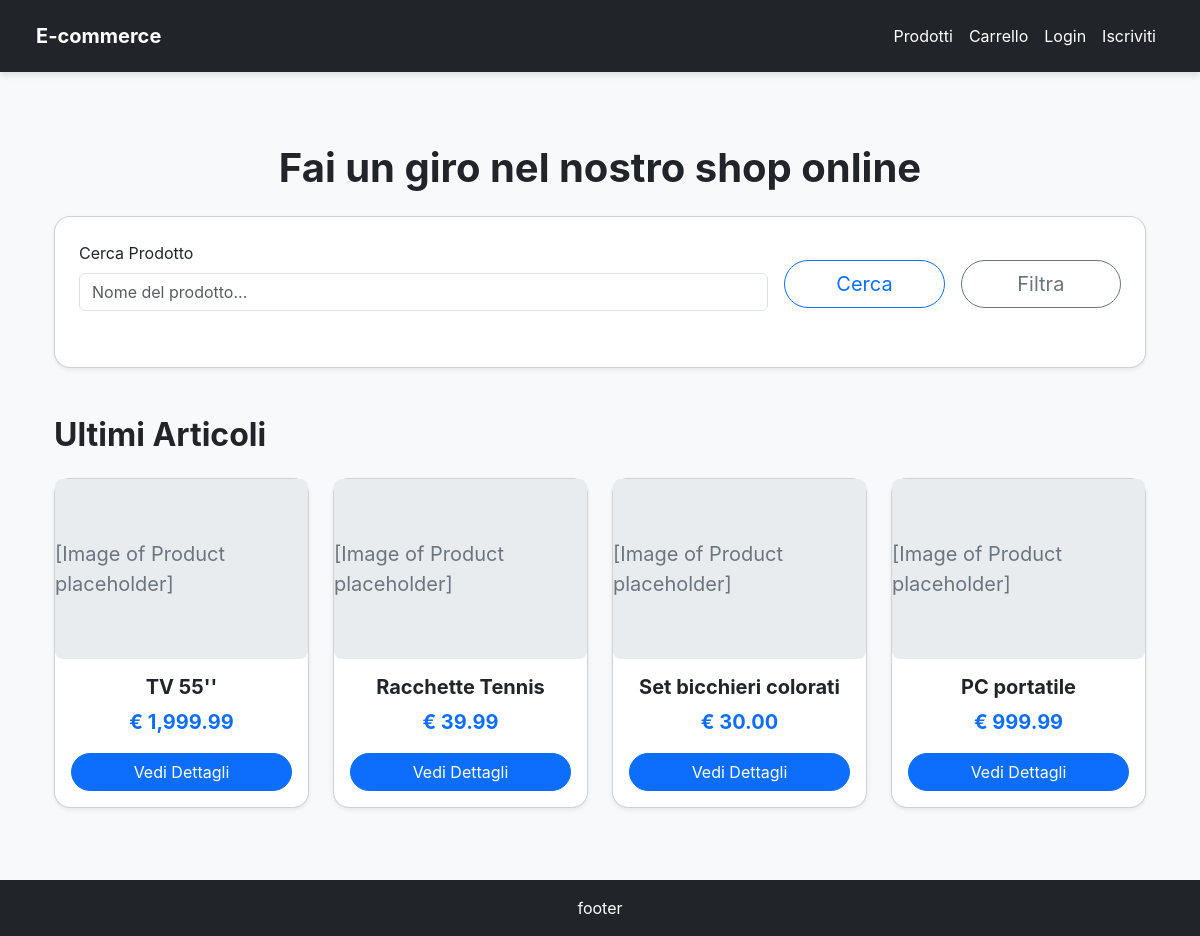
The page / on the database its author committed.
### products/models.py (models this page shows, shortened)
class Product(models.Model):
    name = models.CharField(max_length=200, verbose_name="Nome Prodotto")
    slug = models.SlugField(max_length=200, unique=True, help_text="Slug unico per l'URL del prodotto")
    category = models.ForeignKey(
        Category,
        on_delete=models.SET_NULL,
        null=True,
        blank=True,
        related_name='products',
        verbose_name="Categoria"
    )
    description = models.TextField(verbose_name="Descrizione prodotto")
    price = models.DecimalField(
        max_digits=10,
        decimal_places=2,
        verbose_name="Prezzo in €"
    )
    stock = models.IntegerField(
        default=0,
        verbose_name="Quantità Disponibile",
        help_text="Quantità di prodotti disponibili in magazzino."
    )
    created_at = models.DateTimeField(auto_now_add=True, verbose_name="Data Creazione")
    updated_at = models.DateTimeField(auto_now=True, verbose_name="Ultimo Aggiornamento")
    class Meta:
        ordering = ('name',)
        verbose_name = "Prodotto"
        verbose_name_plural = "Prodotti"

### pages/views.py (the view)
# urls.py: path("", HomePageView.as_view(), name="HomePage")
class HomePageView(TemplateView):
    template_name = 'HomePage.html'
    def get_context_data(self, **kwargs):
        context = super().get_context_data(**kwargs)
        context['form'] = ProductSearchForm(self.request.GET)
        context['latest_products'] = Product.objects.filter(stock__gt=0).order_by('-created_at')[:4]
        return context

### products/models.py (called while the page is built)
    def __str__(self):
        return self.name

### templates/HomePage.html (shortened to what this page needs)
{% extends 'base.html' %}
{% load crispy_forms_tags %}
{% load humanize %}
{% block content %}
<div class="container my-5">
    <h1 class="text-center mb-4 fw-bold text-dark">Fai un giro nel nostro shop online</h1>
    <div class="card p-4 rounded-card shadow-sm mb-5">
        <form method="get" action="{% url 'product_list' %}" class="mb-3">
            <div class="row g-3 align-items-center">
                <div class="col-md-8">
                    {{ form.q|as_crispy_field }}
                </div>
                <div class="col-md-2">
                    <button class="btn btn-outline-primary w-100 btn-lg rounded-pill" type="submit">Cerca</button>
                </div>
                <div class="col-md-2">
                    <button class="btn btn-outline-secondary w-100 btn-lg rounded-pill" type="button" data-bs-toggle="collapse" data-bs-target="#filtersCollapse" aria-expanded="false" aria-controls="filtersCollapse">
                        Filtra
                    </button>
                </div>
            </div>
        </form>
    </div>
    <h2 class="fw-bold text-dark mb-4">Ultimi Articoli</h2>
    {% if latest_products %}
    <div class="row row-cols-1 row-cols-md-2 row-cols-lg-4 g-4 mb-5">
        {% for product in latest_products %}
        <div class="col">
            <div class="card h-100 shadow-sm rounded-card">
                <div class="img-placeholder" style="height: 180px;">
                    [Image of Product placeholder]
                </div>
                <div class="card-body d-flex flex-column text-center">
                    <h5 class="card-title fw-bold text-dark">{{ product.name }}</h5>
                    <p class="card-text text-primary fs-5 fw-bold">€ {{ product.price|floatformat:2|intcomma }}</p>
                    <a href="{% url 'product_details' slug=product.slug %}" class="btn btn-primary rounded-pill mt-auto">Vedi Dettagli</a>
                </div>
            </div>
        </div>
        {% endfor %}
    </div>
    {% else %}
    <div class="alert alert-info text-center" role="alert">
        Nessun articolo recente disponibile.
    </div>
    {% endif %}
</div>
{% endblock content %}

### templates/base.html (style rules this page uses)
body { font-family: 'Inter', sans-serif; background-color: #f8f9fa; padding-top: 4.5rem; }
.rounded-card { border-radius: 1rem; }
.btn-primary, .btn-secondary { border-radius: 0.5rem; }
.img-placeholder { background-color: #e9ecef; display: flex; align-items: center; justify-content: center; font-size: 1.25rem; color: #6c757d; height: 200px; border-radius: 0.5rem; }

### rows shown on the page
Product: name "TV 55''", price "1,999.99"
Product: name "Racchette Tennis", price "39.99"
Product: name "Set bicchieri colorati", price "30.00"
Product: name "PC portatile", price "999.99"
